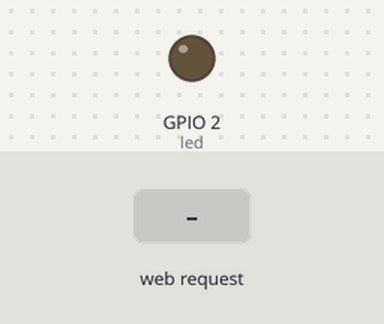
Recording of a sketch running on a simulated ESP8266 (NodeMCU). Shown: output pins drawn as LEDs (lit = HIGH). Inputs (shaded band) come from the test bench. WiFi joins after 1.5 s; servers stay silent unless stated; what the sketch prints to the serial monitor is not drawn.

Above: at 2.7 s.
2.8 s: HTTP request GET /off received
At 4.0 s:
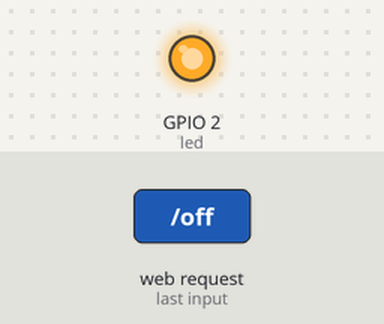
4.3 s: HTTP request GET /on received
At 5.2 s:
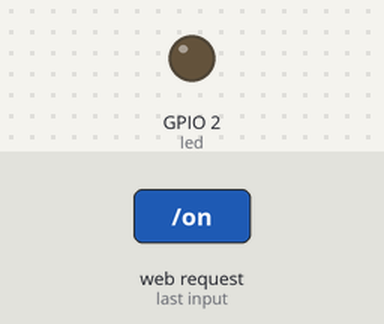
Timing chart, 0 to 7.3 s (numbered marks = the images above; inputs shaded):
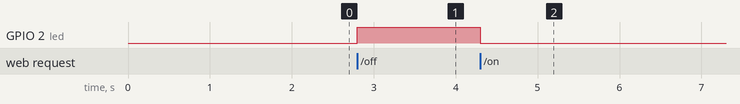

The sketch:

ledserver.ino
```cpp
#include <ESP8266WiFi.h>
#include <WiFiClient.h>
#include <ESP8266WebServer.h>
#include <ESP8266mDNS.h>

const char* ssid = "RADIONA";
const char* password = "............";

ESP8266WebServer server(80);

const int led = BUILTIN_LED;

void handleRoot() {
  server.send(200, "text/html", "LED<p/><a href=\"on\">ON</a> <a href=\"off\">OFF</a>");
}

void handleNotFound(){
  //digitalWrite(led, 1);
  String message = "File Not Found\n\n";
  message += "URI: ";
  message += server.uri();
  message += "\nMethod: ";
  message += (server.method() == HTTP_GET)?"GET":"POST";
  message += "\nArguments: ";
  message += server.args();
  message += "\n";
  for (uint8_t i=0; i<server.args(); i++){
    message += " " + server.argName(i) + ": " + server.arg(i) + "\n";
    if(server.arg(i)[0]='0')
      digitalWrite(led, 0);
    if(server.arg(i)[0]='1')
      digitalWrite(led, 1);
  }
  server.send(404, "text/plain", message);
  //digitalWrite(led, 0);
}

void setup(void){
  pinMode(led, OUTPUT);
  digitalWrite(led, 0);
  Serial.begin(115200);
  WiFi.begin(ssid, password);
  Serial.println("");

  // Wait for connection
  while (WiFi.status() != WL_CONNECTED) {
    delay(500);
    Serial.print(".");
  }
  Serial.println("");
  Serial.print("Connected to ");
  Serial.println(ssid);
  Serial.print("IP address: ");
  Serial.println(WiFi.localIP());

  if (MDNS.begin("esp8266")) {
    Serial.println("MDNS responder started");
  }

  server.on("/", handleRoot);

  server.on("/on", [](){
    digitalWrite(led, 0);
    server.send(200, "text/html", "LED is ON<p/><a href=\"on\">ON</a> <a href=\"off\">OFF</a>");
  });

  server.on("/off", [](){
    digitalWrite(led, 1);
    server.send(200, "text/html", "LED is OFF<p/><a href=\"on\">ON</a> <a href=\"off\">OFF</a>");
  });

  server.onNotFound(handleNotFound);

  server.begin();
  Serial.println("HTTP server started");
}

void loop(void){
  server.handleClient();
}
```

Measured:
- after the input at 2.8 s, GPIO 2 (led): LOW → HIGH at once
- after the input at 4.3 s, GPIO 2 (led): HIGH → LOW at once
